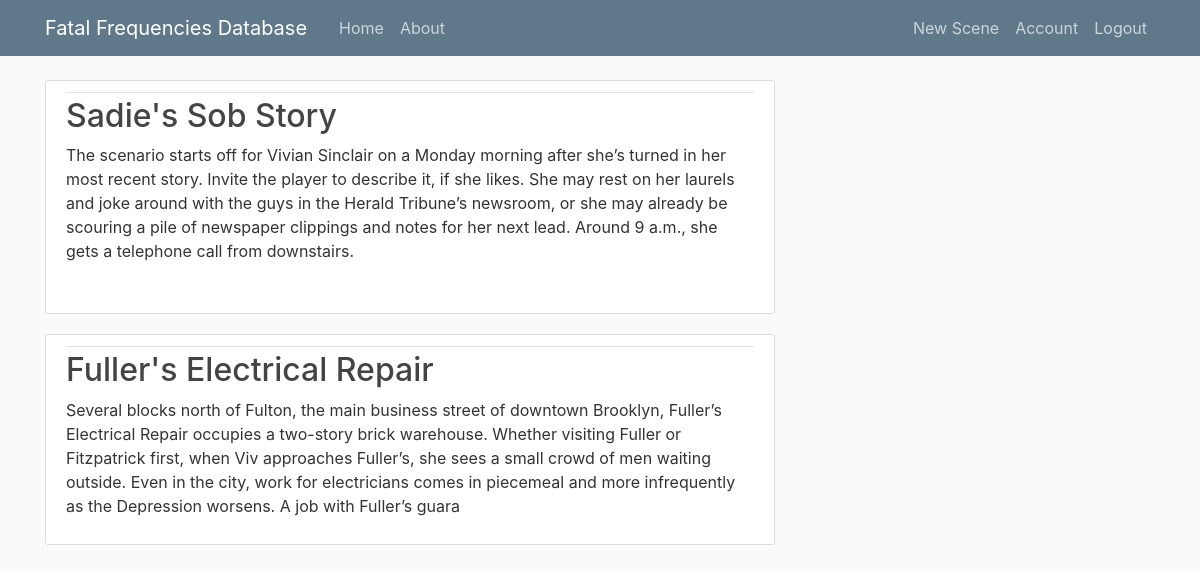
/home (signed in), run on the app's committed database.
### flaskblog/models.py (models this page shows, shortened)
class Post(db.Model):
    id = db.Column(db.Integer, primary_key=True)
    title = db.Column(db.String(100), nullable=False)
    date_posted = db.Column(db.DateTime, nullable=False, default=datetime.utcnow)
    content = db.Column(db.Text, nullable=False)
    user_id = db.Column(db.Integer, db.ForeignKey('user.id'), nullable=False)

### flaskblog/routes.py (the view)
@app.route("/")
@app.route("/home")
def home():
    posts = Post.query.all()
    return render_template('home.html', posts=posts)

### flaskblog/models.py (called while the page is built)
@login_manager.user_loader
def load_user(user_id):
    return User.query.get(int(user_id))

### flaskblog/templates/home.html
{% extends "layout.html" %}
{% block content %}
    {% for post in posts %}
        <article class="media content-section">
          <div class="media-body">
            <div class="article-metadata">
            </div>
            <h2><a class="article-title" href="{{ url_for('post', post_id=post.id) }}">{{ post.title }}</a></h2>
            <p class="article-content">{{ post.content[0:400] }}</p>
          </div>
        </article>
    {% endfor %}
{% endblock content %}

### flaskblog/static/main.css (style rules this page uses)
body { background: #fafafa; color: #333333; margin-top: 5rem; }
h1, h2, h3, h4, h5, h6 { color: #444444; }
.content-section { background: #ffffff; padding: 10px 20px; border: 1px solid #dddddd; border-radius: 3px; margin-bottom: 20px; }
.article-title { color: #444444; }
.article-content { white-space: pre-line; }
.article-metadata { padding-bottom: 1px; margin-bottom: 4px; border-bottom: 1px solid #e3e3e3 }

### data on the page
Post: title "Sadie's Sob Story", content "The scenario starts off for Vivian Sinclair on a Monday morning after she’s turned in her most recent story. Invite the player to describe it, if she likes. She may rest on her laurels and joke around with the guys in the Herald Tribune’s newsroom, or she may already be scouring a pile of newspaper clippings and notes for her next lead. Around 9 a.m., she gets a telephone call from downstairs."
Post: title "Fuller's Electrical Repair", content "Several blocks north of Fulton, the main business street of downtown Brooklyn, Fuller’s Electrical Repair occupies a two-story brick warehouse. Whether visiting Fuller or Fitzpatrick first, when Viv approaches Fuller’s, she sees a small crowd of men waiting outside. Even in the city, work for electricians comes in piecemeal and more infrequently as the Depression worsens. A job with Fuller’s guara"
